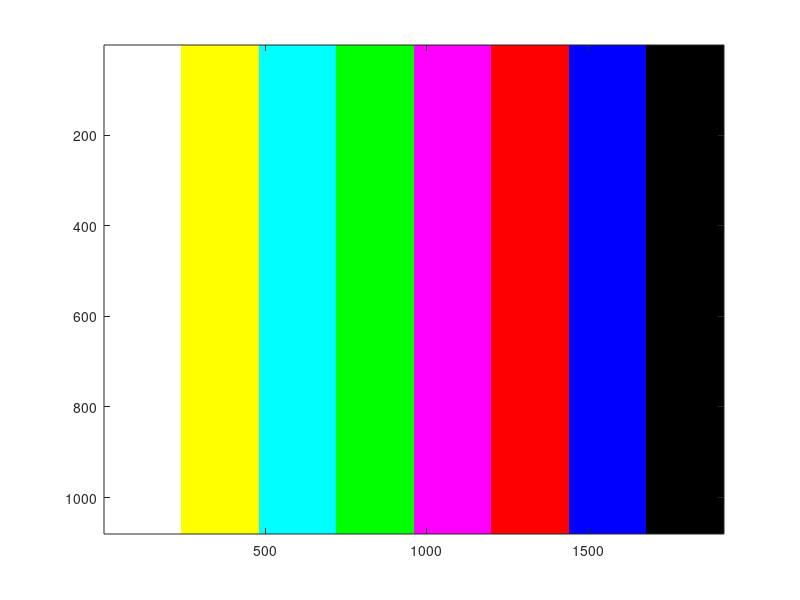

MATLAB code to generate this figure:

for i = [7:-1:0]
  a = floor(i/2);
  b = floor(a/2);
  f = (7-i)*240;
  im(1:1080,f+1:f+240,1)=mod(a, 2)*255; %define a quantidade de vermelho da primeira faixa
  im(1:1080,f+1:f+240,2)=mod(b, 2)*255; %define a quantidade de verde da primeira faixa
  im(1:1080,f+1:f+240,3)=mod(i, 2)*255; %define a quantidade de azul da primeira faixa
endfor

image(im);
imwrite (im,'imagem.jpg','jpg')